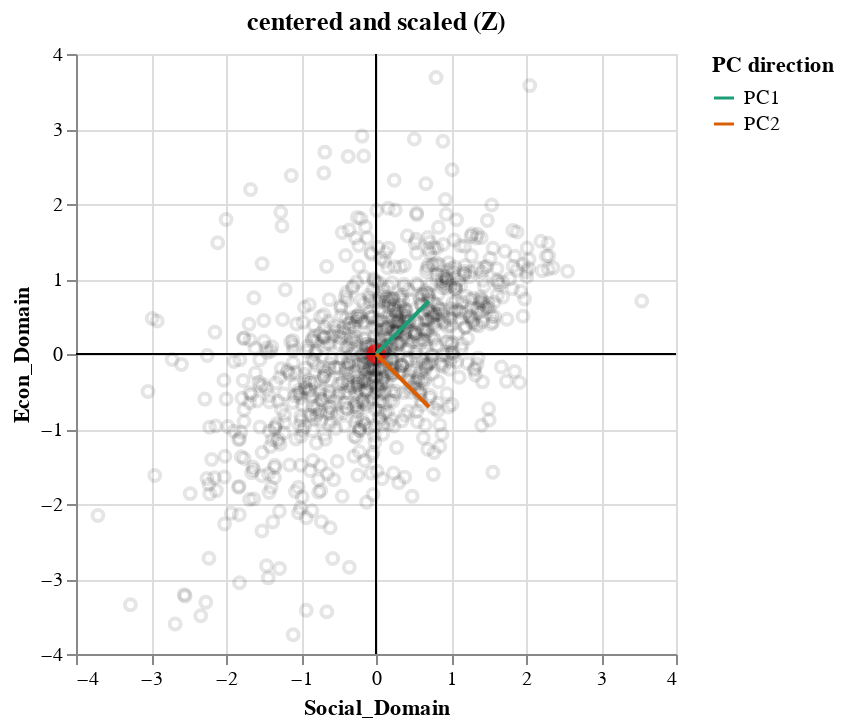

The notebook cell this image was saved under:
### Code cell
centered_plot + eigenbasis

### Figure 1 — Vega-Lite specification as saved in the notebook (floating-point values rounded to 4 significant figures; data arrays with more than 128 entries replaced by an {"elided": "..."} marker saying what was removed)
{"config": {"view": {"continuousWidth": 400, "continuousHeight": 300}}, "layer": [{"data": {"name": "data-17786fa4b2fe4989c33ecc28392f8666"}, "mark": {"type": "point", "color": "black", "opacity": 0.1}, "encoding": {"x": {"field": "Social_Domain", "type": "quantitative"}, "y": {"field": "Econ_Domain", "type": "quantitative"}}, "height": 300, "title": "centered and scaled (Z)", "width": 300}, {"data": {"name": "data-46beccca4dfa276b5f8b257bbcbd4584"}, "mark": {"type": "circle", "color": "red", "size": 100}, "encoding": {"x": {"field": "Social_Domain", "type": "quantitative"}, "y": {"field": "Econ_Domain", "type": "quantitative"}}}, {"data": {"name": "data-79242b4cf879e6928e0d2b42d6bbb338"}, "mark": "rule", "encoding": {"x": {"field": "Social_Domain", "type": "quantitative"}}}, {"data": {"name": "data-79242b4cf879e6928e0d2b42d6bbb338"}, "mark": "rule", "encoding": {"y": {"field": "Econ_Domain", "type": "quantitative"}}}, {"data": {"name": "data-a3cce26243657b5b64918eff08a2db9f"}, "mark": {"type": "line", "order": false}, "encoding": {"color": {"field": "PC direction", "scale": {"scheme": "dark2"}, "type": "nominal"}, "x": {"field": "Social_Domain", "type": "quantitative"}, "y": {"field": "Econ_Domain", "type": "quantitative"}}}], "$schema": "https://vega.github.io/schema/vega-lite/v4.17.0.json", "datasets": {"data-17786fa4b2fe4989c33ecc28392f8666": {"elided": "933 records"}, "data-46beccca4dfa276b5f8b257bbcbd4584": [{"Econ_Domain": 1.361e-16, "Social_Domain": -8.53e-16, "Env_Domain": -1.59e-16}], "data-79242b4cf879e6928e0d2b42d6bbb338": [{"Social_Domain": 0, "Econ_Domain": 0}], "data-a3cce26243657b5b64918eff08a2db9f": [{"Econ_Domain": 0.0, "Social_Domain": 0.0, "PC direction": "PC1"}, {"Econ_Domain": 0.7071, "Social_Domain": 0.7071, "PC direction": "PC1"}, {"Econ_Domain": 0.0, "Social_Domain": 0.0, "PC direction": "PC2"}, {"Econ_Domain": -0.7071, "Social_Domain": 0.7071, "PC direction": "PC2"}]}}
